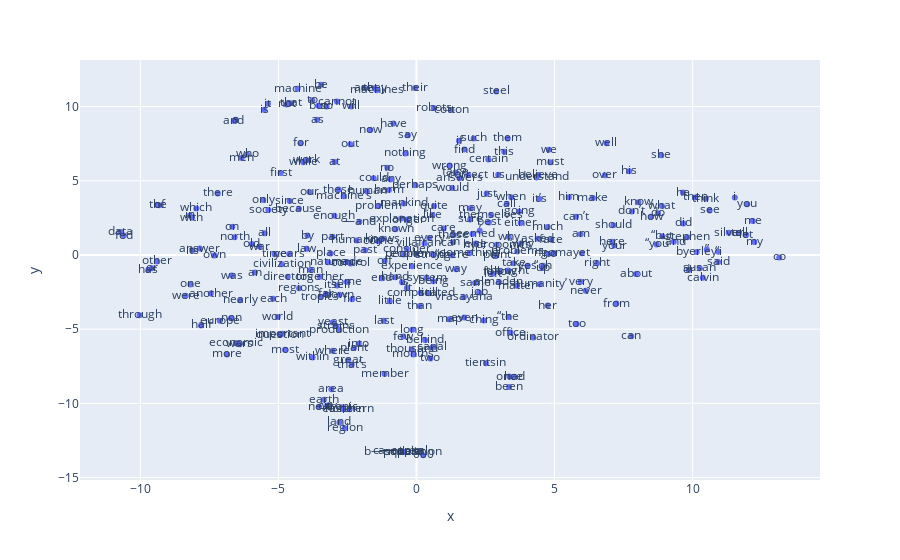

Here is the notebook cell this chart was saved with:
### Code cell
x_vals, y_vals, labels = reduce_dimensions(w2v_model)

MAX_WORDS=300
fig = px.scatter(x=x_vals[:MAX_WORDS], y=y_vals[:MAX_WORDS], text=labels[:MAX_WORDS])
#fig.show(renderer="colab") # esto para plotly en colab
fig.show()

### Figure 1 — Plotly figure (JSON) as saved in the notebook; plotly's stock layout.template omitted (floating-point values rounded to 4 significant figures; data arrays with more than 128 entries replaced by an {"elided": "..."} marker saying what was removed)
{"data": [{"hovertemplate": "x=%{x}<br>y=%{y}<br>text=%{text}<extra></extra>", "legendgroup": "", "marker": {"color": "#636efa", "symbol": "circle"}, "mode": "markers+text", "name": "", "orientation": "v", "showlegend": false, "text": {"elided": "284 str values"}, "type": "scatter", "x": {"elided": "284 float values"}, "xaxis": "x", "y": {"elided": "284 float values"}, "yaxis": "y"}], "layout": {"legend": {"tracegroupgap": 0}, "margin": {"t": 60}, "xaxis": {"anchor": "y", "domain": [0, 1], "title": {"text": "x"}}, "yaxis": {"anchor": "x", "domain": [0, 1], "title": {"text": "y"}}}}
